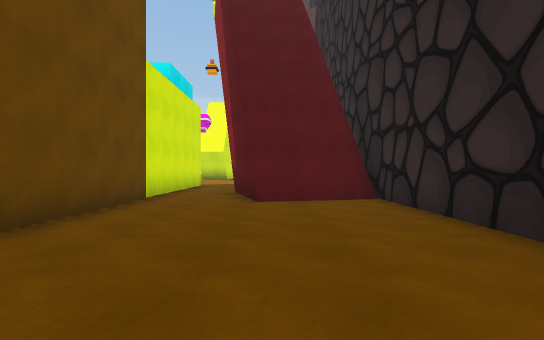
[1] (above)

17 first-person views from a walk through a 3-D level made in the Unity game engine. The camera is 1.2 m above the floor, looks level and sees 80° across. The floor is counted in squares, 2 m on a side. Each view is taken from the middle of a square. On the plan, view 1 faces up. The plan holds only what a view shows up to about 10 squares ahead; the rest is blank. The place goes on beyond the plan. Some surface patterns are stand-ins.

[2]
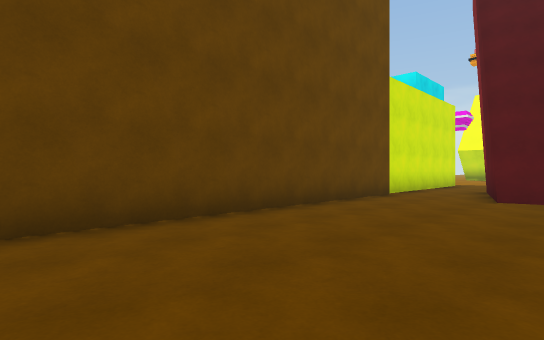

[3]
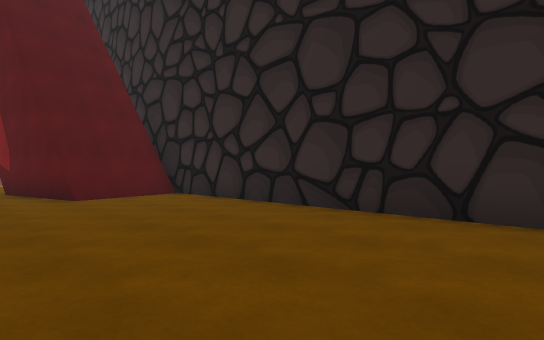

[4]
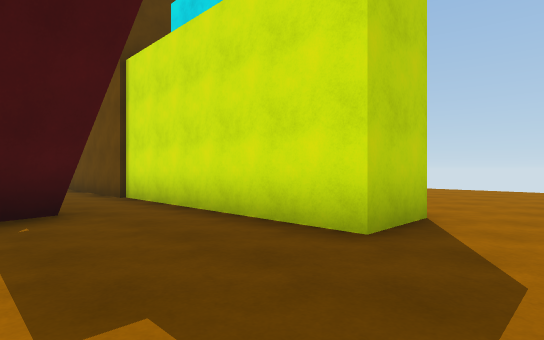

[5]
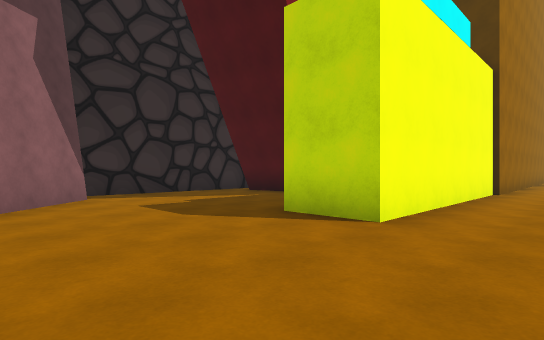

[6]
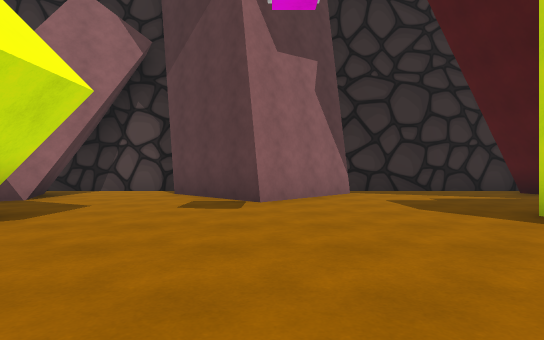

[7]
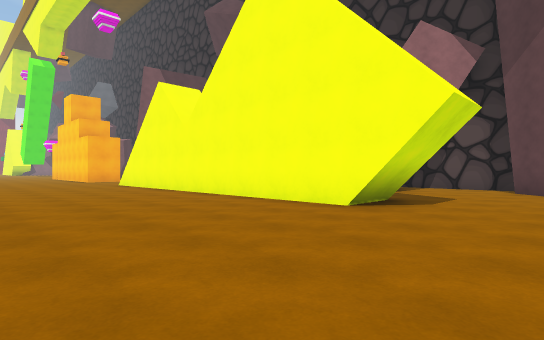

[8]
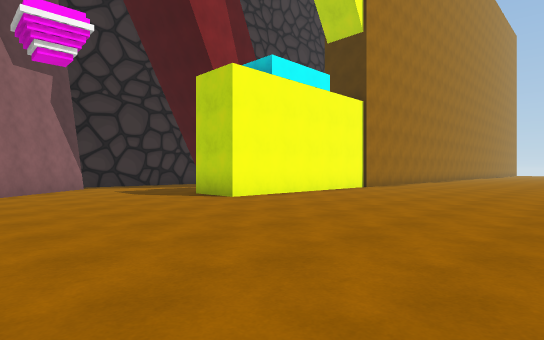

[9]
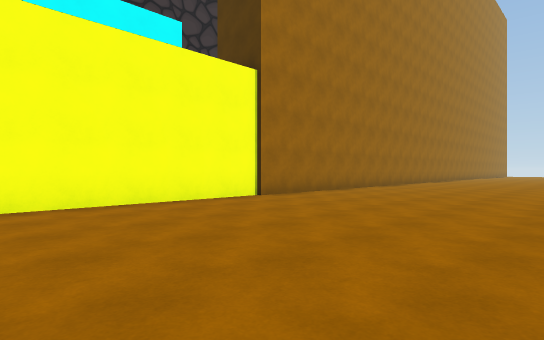

[10]
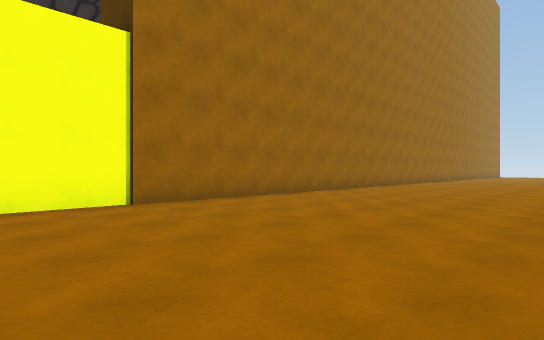

[11]
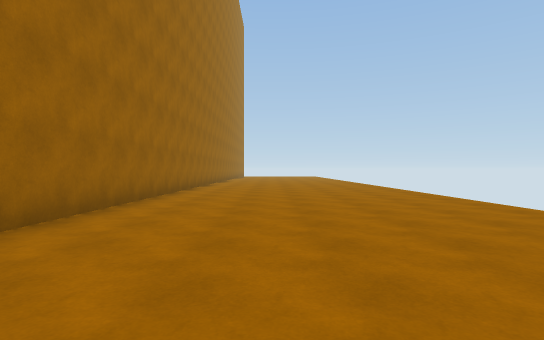

[12]
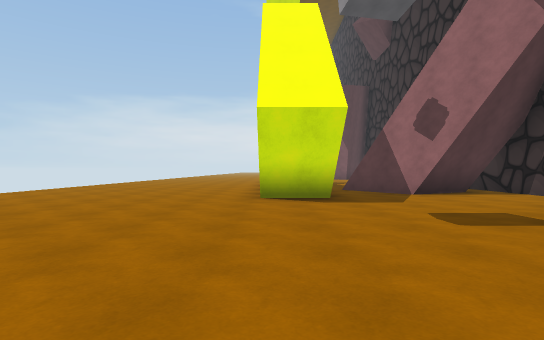

[13]
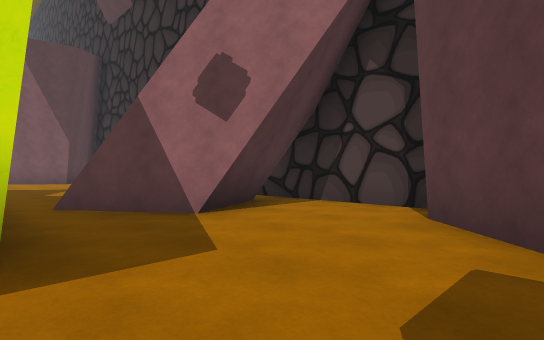

[14]
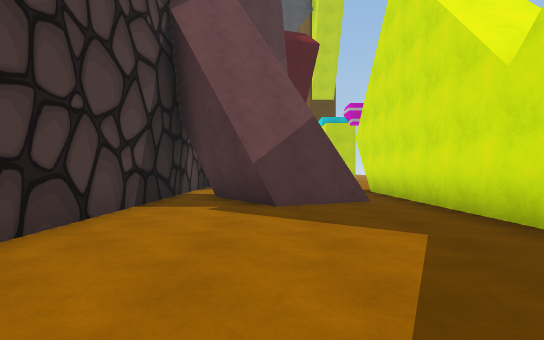

[15]
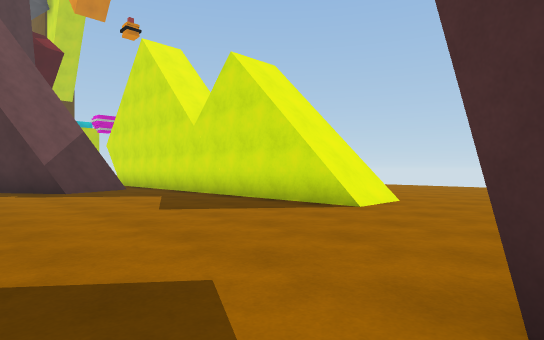

[16]
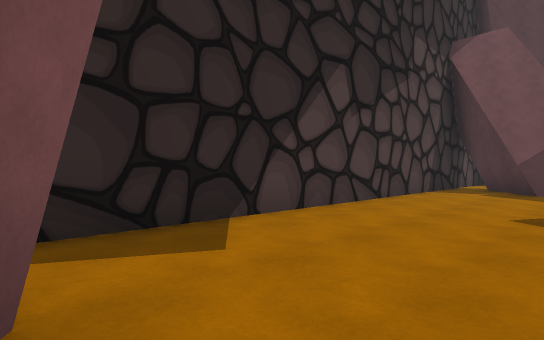

[17]
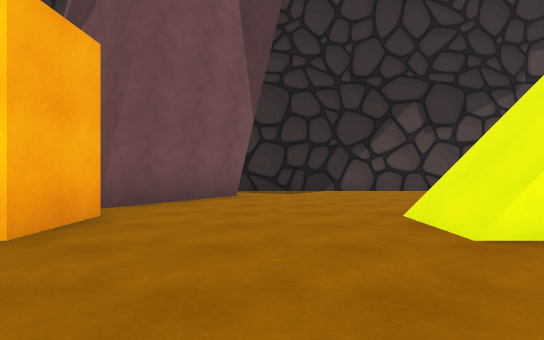

### Floor plan
Key: @ floor where view 1 was taken; # wall or solid block; . floor; / step, stairs or slope.
Columns run from 10 left of view 1 to 3 right of it. Each row starts with its distance up from view 1.
 35       ####
 34      ....##
 33     ......#..#
 32    ..........#
 31  ............#
 30  .....//.....#
 29   ... //.....#
 28   ... //.....#
 27   ....//.....#
 26   ....//.....#
 25   ....//.....#
 24   ....//.....#
 23 ......///##..#
 22 ......//.###.#
 21 ......//..##.#
 20 ......//.....#
 19  .....//.....#
 18  ..........#
 17 ..........##
 16 ..........##
 15 ...........#
 14 .............#
 13 .............#
 12 ......##.....#
 11 ......##.....#
 10 ......##...#.#
  9 ......##.###.#
  8 ......##..## #
  7 ......##..####
  6 ......##.....#
  5 ......##.....#
  4 ......##.....#
  3 ......##.....#
  2 ......##.....#
  1 ......##.....#
  0 ......##..@..#
 -1 ......##.....#

Positions as (right, up) in squares from view 1, and headings:
1: (0, 0), facing up
2: (1, -1), facing up-left
3: (-2, -1), facing up-right
4: (0, 14), facing down-left
5: (-6, 16), facing down-right
6: (-7, 16), facing right
7: (-9, 17), facing up-right
8: (-10, 17), facing down-right
9: (-10, 12), facing down-right
10: (-10, 9), facing down-right
11: (-7, 7), facing down
12: (-4, 13), facing up
13: (-3, 17), facing up-right
14: (0, 29), facing down
15: (2, 33), facing down-left
16: (-1, 33), facing down-right
17: (-7, 32), facing right
